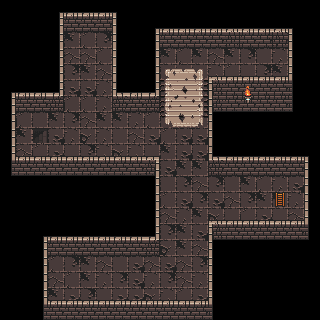

Rendered tile map (Tiled .tmx) drawn with the repository's tilesets; below, a short description and the map source with its tile grids summarised:
An orthogonal 20x20 tile map with 16x16 px tiles, 3 tile layers (0, 0.5, 1) and 94 objects.

<map version="1.10" tiledversion="1.10.1" orientation="orthogonal" renderorder="right-down" width="20" height="20" tilewidth="16" tileheight="16" infinite="0" nextlayerid="5" nextobjectid="106">
 <tileset firstgid="1" name="tileset" tilewidth="16" tileheight="16" tilecount="2048" columns="64">
  <image source="tileset.png" width="1024" height="512" />
  <tile id="1508">
   <animation>
    <frame tileid="1508" duration="150" />
    <frame tileid="1514" duration="150" />
    <frame tileid="1511" duration="150" />
    <frame tileid="1512" duration="150" />
    <frame tileid="1513" duration="150" />
    <frame tileid="1510" duration="150" />
    <frame tileid="1509" duration="150" />
    <frame tileid="1515" duration="150" />
   </animation>
  </tile>
 </tileset>
 <layer id="1" name="0" width="20" height="20">
  <data>[400 cells, 282 non-empty, 37 distinct tile ids]</data>
 </layer>
 <layer id="2" name="0.5" width="20" height="20">
  <data>[400 cells, 3 non-empty, 3 distinct tile ids]</data>
 </layer>
 <layer id="3" name="1" width="20" height="20">
  <data>[400 cells, 30 non-empty, 3 distinct tile ids]</data>
 </layer>
 <objectgroup id="4" name="wall">
  <object id="2" x="48" y="32" width="16" height="16" />
  <object id="3" x="48" y="48" width="16" height="16" />
  <object id="4" x="48" y="64" width="16" height="16" />
  <object id="5" x="48" y="80" width="16" height="16" />
  <object id="6" x="48" y="96" width="16" height="16" />
  <object id="7" x="32" y="96" width="16" height="16" />
  <object id="8" x="16" y="96" width="16" height="16" />
  <object id="9" x="0" y="112" width="16" height="16" />
  <object id="10" x="0" y="128" width="16" height="16" />
  <object id="11" x="0" y="144" width="16" height="16" />
  <object id="12" x="48" y="160" width="16" height="16" />
  <object id="13" x="32" y="160" width="16" height="16" />
  <object id="14" x="16" y="160" width="16" height="16" />
  <object id="15" x="96" y="160" width="16" height="16" />
  <object id="16" x="80" y="160" width="16" height="16" />
  <object id="17" x="64" y="160" width="16" height="16" />
  <object id="18" x="144" y="160" width="16" height="16" />
  <object id="19" x="128" y="160" width="16" height="16" />
  <object id="20" x="112" y="160" width="16" height="16" />
  <object id="21" x="144" y="176" width="16" height="16" />
  <object id="22" x="144" y="192" width="16" height="16" />
  <object id="23" x="144" y="208" width="16" height="16" />
  <object id="24" x="144" y="224" width="16" height="16" />
  <object id="25" x="144" y="240" width="16" height="16" />
  <object id="26" x="48" y="240" width="16" height="16" />
  <object id="27" x="96" y="240" width="16" height="16" />
  <object id="28" x="80" y="240" width="16" height="16" />
  <object id="29" x="64" y="240" width="16" height="16" />
  <object id="30" x="128" y="240" width="16" height="16" />
  <object id="31" x="112" y="240" width="16" height="16" />
  <object id="32" x="32" y="256" width="16" height="16" />
  <object id="33" x="32" y="272" width="16" height="16" />
  <object id="34" x="32" y="288" width="16" height="16" />
  <object id="35" x="144" y="304" width="16" height="16" />
  <object id="36" x="48" y="304" width="16" height="16" />
  <object id="37" x="96" y="304" width="16" height="16" />
  <object id="38" x="80" y="304" width="16" height="16" />
  <object id="39" x="64" y="304" width="16" height="16" />
  <object id="40" x="128" y="304" width="16" height="16" />
  <object id="41" x="112" y="304" width="16" height="16" />
  <object id="42" x="192" y="304" width="16" height="16" />
  <object id="43" x="176" y="304" width="16" height="16" />
  <object id="44" x="160" y="304" width="16" height="16" />
  <object id="45" x="208" y="256" width="16" height="16" />
  <object id="46" x="208" y="272" width="16" height="16" />
  <object id="47" x="208" y="288" width="16" height="16" />
  <object id="48" x="208" y="224" width="16" height="16" />
  <object id="49" x="208" y="240" width="16" height="16" />
  <object id="50" x="240" y="224" width="16" height="16" />
  <object id="51" x="224" y="224" width="16" height="16" />
  <object id="52" x="288" y="224" width="16" height="16" />
  <object id="53" x="272" y="224" width="16" height="16" />
  <object id="54" x="256" y="224" width="16" height="16" />
  <object id="55" x="304" y="176" width="16" height="16" />
  <object id="56" x="304" y="192" width="16" height="16" />
  <object id="57" x="304" y="208" width="16" height="16" />
  <object id="59" x="208" y="160" width="16" height="16" />
  <object id="60" x="240" y="160" width="16" height="16" />
  <object id="61" x="224" y="160" width="16" height="16" />
  <object id="62" x="288" y="160" width="16" height="16" />
  <object id="63" x="272" y="160" width="16" height="16" />
  <object id="64" x="256" y="160" width="16" height="16" />
  <object id="65" x="208" y="96" width="16" height="16" />
  <object id="66" x="208" y="112" width="16" height="16" />
  <object id="67" x="208" y="128" width="16" height="16" />
  <object id="68" x="208" y="144" width="16" height="16" />
  <object id="69" x="224" y="80" width="16" height="16" />
  <object id="70" x="208" y="80" width="16" height="16" />
  <object id="71" x="256" y="80" width="16" height="16" />
  <object id="72" x="240" y="80" width="16" height="16" />
  <object id="74" x="288" y="48" width="16" height="16" />
  <object id="75" x="288" y="64" width="16" height="16" />
  <object id="76" x="272" y="80" width="16" height="16" />
  <object id="77" x="224" y="32" width="16" height="16" />
  <object id="78" x="208" y="32" width="16" height="16" />
  <object id="81" x="272" y="32" width="16" height="16" />
  <object id="82" x="192" y="32" width="16" height="16" />
  <object id="83" x="176" y="32" width="16" height="16" />
  <object id="84" x="160" y="32" width="16" height="16" />
  <object id="85" x="144" y="48" width="16" height="16" />
  <object id="86" x="144" y="64" width="16" height="16" />
  <object id="87" x="144" y="80" width="16" height="16" />
  <object id="89" x="144" y="96" width="16" height="16" />
  <object id="90" x="128" y="96" width="16" height="16" />
  <object id="91" x="112" y="96" width="16" height="16" />
  <object id="92" x="112" y="64" width="16" height="16" />
  <object id="93" x="112" y="80" width="16" height="16" />
  <object id="94" x="112" y="32" width="16" height="16" />
  <object id="95" x="112" y="48" width="16" height="16" />
  <object id="98" x="80" y="16" width="16" height="16" />
  <object id="99" x="64" y="16" width="16" height="16" />
  <object id="100" x="96" y="16" width="16" height="16" />
  <object id="103" x="240" y="32" width="16" height="16" />
  <object id="104" x="256" y="32" width="16" height="16" />
 </objectgroup>
</map>
